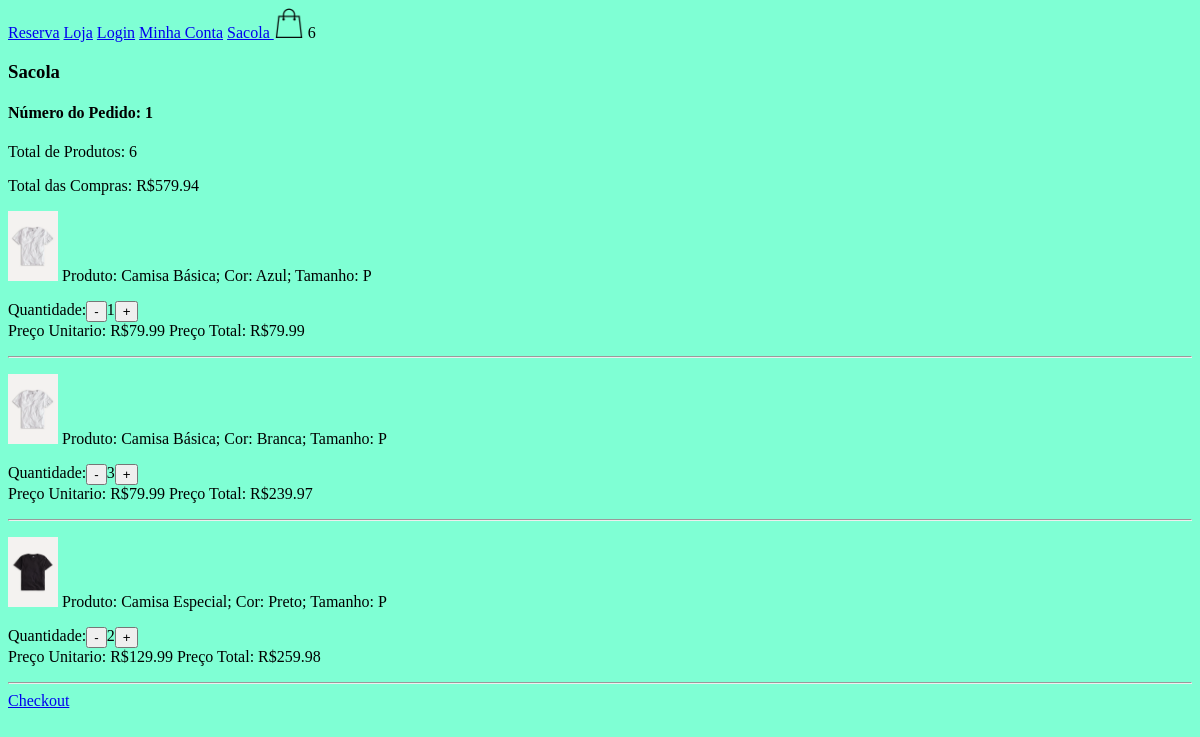
/sacola/ (signed in), run on an earlier commit of the app's database.
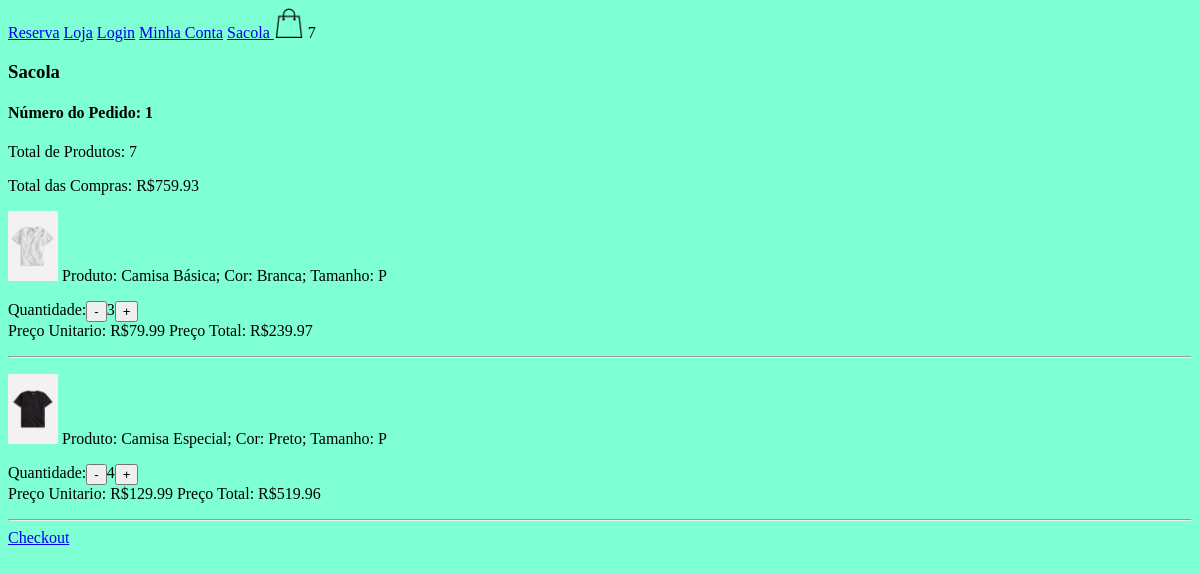
And on a later commit of the database.
### loja/models.py (models this page shows, shortened)
class Pedido(models.Model):
    cliente = models.ForeignKey(Cliente, null=True, blank=True, on_delete=models.SET_NULL)
    finalizado = models.BooleanField(default=False)
    codigo_transacao = models.CharField(max_length=200, null=True, blank=True)
    endereco = models.ForeignKey(Endereco, null=True, blank=True, on_delete=models.SET_NULL)
    data_finalizacao = models.DateTimeField(null=True, blank=True)
    @property
    def qtde_total(self):
        itens_pedido = ItensPedido.objects.filter(pedido__id=self.id)
        quantidade = sum([item.quantidade for item in itens_pedido])
        return quantidade
    @property
    def preco_total(self):
        itens_pedido = ItensPedido.objects.filter(pedido__id=self.id)
        preco = sum([item.preco_total for item in itens_pedido])
        return preco

class ItensPedido(models.Model):
    item_estoque = models.ForeignKey(ItemEstoque, null=True, blank=True, on_delete=models.SET_NULL)
    quantidade = models.IntegerField(default=0)
    pedido = models.ForeignKey(Pedido, null=True, blank=True, on_delete=models.SET_NULL)
    @property
    def preco_total(self):
        return self.quantidade * self.item_estoque.produto.preco

class ItemEstoque(models.Model):
    produto = models.ForeignKey(Produto, null=True, blank=True, on_delete=models.SET_NULL)
    cor = models.ForeignKey(Cor, null=True, blank=True, on_delete=models.SET_NULL)
    tamanho = models.CharField(max_length=200, null=True, blank=True)
    quantidade = models.IntegerField(default=0)

class Produto(models.Model):
    imagem =  models.ImageField(null=True, blank=True)
    nome_produto = models.CharField(max_length=200, null=True, blank=True)
    preco = models.DecimalField(max_digits=10, decimal_places=2)
    ativo = models.BooleanField(default=True)
    categoria = models.ForeignKey(Categoria, null=True, blank=True, on_delete=models.SET_NULL)
    tipo = models.ForeignKey(Tipo, null=True, blank=True, on_delete=models.SET_NULL)

class Cor (models.Model):
    nome = models.CharField(max_length=200, null=True, blank=True)
    codigo = models.CharField(max_length=200, null=True, blank=True)

### loja/views.py (the view, shortened to what this page needs)
# urls.py: path('sacola/', sacola, name='sacola'),
def sacola(request):
    if request.user.is_authenticated:
        cliente = request.user.cliente
    pedido, criado = Pedido.objects.get_or_create(cliente=cliente, finalizado=False)
    itens_pedido = ItensPedido.objects.filter(pedido=pedido)
    context = {"itens_pedido": itens_pedido, "pedido": pedido, "cliente_existente": True}
    return render(request, 'sacola.html', context)

### loja/novos_context.py (called while the page is built)
def sacola(request):
    qtde_prod_sacola = 0
    if request.user.is_authenticated:
        cliente = request.user.cliente
    else:
        if request.COOKIES.get("id_sessao"):
            id_sessao = request.COOKIES.get("id_sessao")
            cliente, criado = Cliente.objects.get_or_create(id_sessao=id_sessao)
        else:
            return {'qtde_prod_sacola': qtde_prod_sacola}
    pedido, criado = Pedido.objects.get_or_create(cliente=cliente, finalizado=False)
    itens_pedido = ItensPedido.objects.filter(pedido=pedido)
    for item in itens_pedido:
        qtde_prod_sacola += item.quantidade
    return {'qtde_prod_sacola': qtde_prod_sacola}

### loja/templates/sacola.html (shortened to what this page needs)
{% extends 'base.html' %}
{% load static %}
{% block content %}
    <h3>Sacola</h3>
    {% if cliente_existente %}
        <h4>Número do Pedido: {{pedido.id }}</h4>
        <p>Total de Produtos: {{ pedido.qtde_total }}</p>
        <p>Total das Compras: R${{pedido.preco_total }}</p>
        <p>{% for item in itens_pedido %}</p>
        <p>
            <img src="{{ item.item_estoque.produto.imagem.url }}" width="50" height="70">
            Produto: {{ item.item_estoque.produto.nome_produto }};
            Cor: {{ item.item_estoque.cor.nome }};
            Tamanho: {{ item.item_estoque.tamanho }}
            <div style="display: flex;">
            Quantidade:
            <form method="POST" action="{% url 'remover_sacola' item.item_estoque.produto.id %}">
            <button type="submit">-</button>
            </form>
            {{ item.quantidade }}
            <form method="POST" action="{% url 'adicionar_sacola' item.item_estoque.produto.id %}">
            <button type="submit">+</button>
            </form>
            </div>
            Preço Unitario: R${{item.item_estoque.produto.preco}}
            Preço Total: R${{item.preco_total }}
        </p>
        <hr>
        {% endfor %}
        <a href="{% url 'checkout' %}">Checkout </a>
    {% else %}
        <h3>Sua Sacola está Vazia</h3>
     <a href="{% url 'loja' %}">Visite nossa Loja!</a>
    {% endif %}
{% endblock %}

### templates/base.html (shortened to what this page needs)
{% load static %}
<!doctype html>
<html lang="pt-br">
<head>
    <link rel="stylesheet" type="text/css" href="{% static 'css/style.css' %}">
    <link rel="stylesheet" href="https://cdnjs.cloudflare.com/ajax/libs/font-awesome/6.5.2/css/all.min.css" />
</head>
<body>
    {% include 'navbar.html' %}
    {% block content%}
    {% endblock %}
</body>
</html>

### templates/navbar.html
{% load static %}
 <nav>
     <a href="{% url 'homepage' %}">Reserva</a>
     <a href="{% url 'loja' %}">Loja</a>
     <a href="{% url 'login' %}">Login</a>
     <a href="{% url 'minha_conta' %}">Minha Conta</a>
     <a href="{% url 'sacola' %}">Sacola </a>
     <img src="{% static 'images/sacola1.png' %}" width="30" height="30">
     {{ qtde_prod_sacola }}
 </nav>

### loja/static/css/style.css (style rules this page uses)
body { background-color: #7fffd4; }

What changed in the data, as far as the page shows it:
removed ItensPedido: item_estoque.produto.imagem (picture), item_estoque.produto.nome_produto "Camisa Básica", item_estoque.cor.nome "Azul", item_estoque.tamanho "P", quantidade "1", item_estoque.produto.preco "79.99", preco_total "79.99"
changed through a linked row, Pedido id 1: qtde_total "6" → "7"; preco_total "579.94" → "759.93"
changed ItensPedido "Camisa Especial": quantidade "2" → "4"; preco_total "259.98" → "519.96"
Also different on the page:
{{ qtde_prod_sacola }}: "6" → "7"
